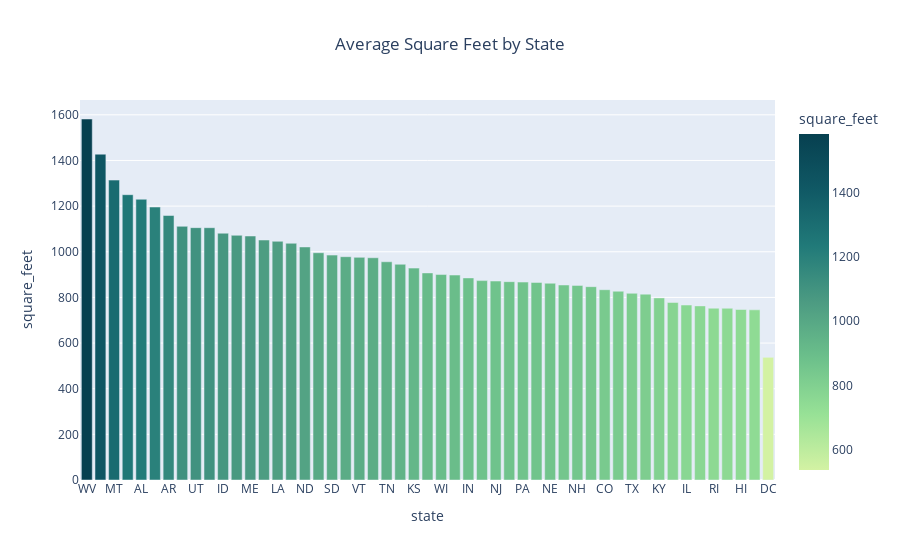

Write notebook code for a chart like this one.
### Markdown cell above
Membuat visualisasi dengan plotly express berbentuk bar chart untuk menunjukkan rata-rata luas apartemen di tiap state. Skala Y menunjukkan besaran luas apartemen dan skala X menunjukkan kode negara bagian

### Code cell
fig1 = px.bar(apt_square, x="state", y="square_feet",
             title="Average Square Feet by State",
             color="square_feet",
             color_continuous_scale="Emrld")
fig1.update_layout(title_x = 0.5)
fig1.show()

### Figure 1 — Plotly figure (JSON) as saved in the notebook; plotly's stock layout.template omitted (floating-point values rounded to 4 significant figures)
{"data": [{"alignmentgroup": "True", "hovertemplate": "state=%{x}<br>square_feet=%{marker.color}<extra></extra>", "legendgroup": "", "marker": {"color": [1582.0, 1428.0, 1314, 1250, 1230, 1196, 1159.0, 1111.0, 1106.0, 1105.0, 1081.0, 1072.0, 1069, 1051.0, 1046.0, 1037.0, 1021.0, 995.7, 985.4, 978.3, 975.4, 973.7, 956.1, 945.2, 928.4, 907.3, 900.2, 898.0, 885.4, 873.5, 871.7, 869.0, 867.2, 865.5, 862.1, 854.4, 852.7, 847.0, 833.7, 827.1, 818.0, 814.4, 797.9, 777.8, 766.6, 762.9, 752.7, 752.4, 747, 745.6, 537.4], "coloraxis": "coloraxis", "pattern": {"shape": ""}}, "name": "", "offsetgroup": "", "orientation": "v", "showlegend": false, "textposition": "auto", "type": "bar", "x": ["WV", "SC", "MT", "DE", "AL", "WY", "AR", "GA", "UT", "NC", "ID", "MS", "ME", "NV", "LA", "OK", "ND", "FL", "SD", "VA", "VT", "OH", "TN", "MI", "KS", "MD", "WI", "IA", "IN", "MO", "NJ", "AZ", "PA", "NY", "NE", "WA", "NH", "OR", "CO", "MA", "TX", "CT", "KY", "MN", "IL", "CA", "RI", "NM", "HI", "AK", "DC"], "xaxis": "x", "y": [1582.0, 1428.0, 1314, 1250, 1230, 1196, 1159.0, 1111.0, 1106.0, 1105.0, 1081.0, 1072.0, 1069, 1051.0, 1046.0, 1037.0, 1021.0, 995.7, 985.4, 978.3, 975.4, 973.7, 956.1, 945.2, 928.4, 907.3, 900.2, 898.0, 885.4, 873.5, 871.7, 869.0, 867.2, 865.5, 862.1, 854.4, 852.7, 847.0, 833.7, 827.1, 818.0, 814.4, 797.9, 777.8, 766.6, 762.9, 752.7, 752.4, 747, 745.6, 537.4], "yaxis": "y"}], "layout": {"barmode": "relative", "coloraxis": {"colorbar": {"title": {"text": "square_feet"}}, "colorscale": [[0, "rgb(211, 242, 163)"], [0.1667, "rgb(151, 225, 150)"], [0.3333, "rgb(108, 192, 139)"], [0.5, "rgb(76, 155, 130)"], [0.6667, "rgb(33, 122, 121)"], [0.8333, "rgb(16, 89, 101)"], [1, "rgb(7, 64, 80)"]]}, "legend": {"tracegroupgap": 0}, "title": {"text": "Average Square Feet by State", "x": 0.5}, "xaxis": {"anchor": "y", "domain": [0, 1], "title": {"text": "state"}}, "yaxis": {"anchor": "x", "domain": [0, 1], "title": {"text": "square_feet"}}}}
